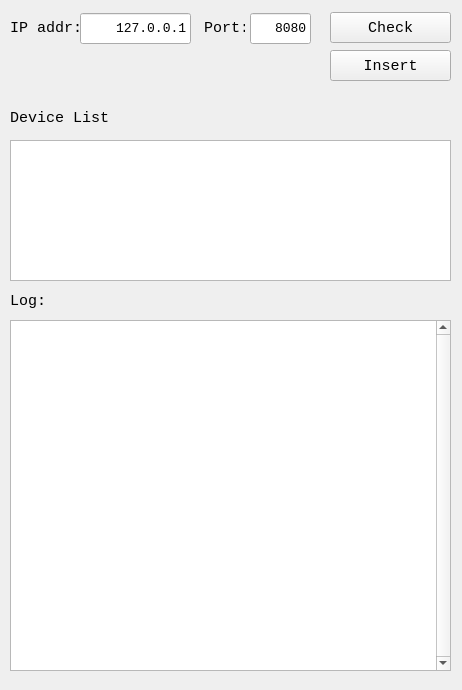
<?xml version="1.0" encoding="UTF-8"?>
<ui version="4.0">
 <class>MainWindow</class>
 <widget class="QMainWindow" name="MainWindow">
  <property name="geometry">
   <rect>
    <x>0</x>
    <y>0</y>
    <width>462</width>
    <height>690</height>
   </rect>
  </property>
  <property name="font">
   <font>
    <family>굴림체</family>
    <pointsize>11</pointsize>
   </font>
  </property>
  <property name="windowTitle">
   <string>BurpSuite Certification Assistant</string>
  </property>
  <property name="windowIcon">
   <iconset resource="res.qrc">
    <normaloff>:/icon/icon.ico</normaloff>:/icon/icon.ico</iconset>
  </property>
  <widget class="QWidget" name="centralwidget">
   <widget class="QTextEdit" name="logEdit">
    <property name="enabled">
     <bool>true</bool>
    </property>
    <property name="geometry">
     <rect>
      <x>10</x>
      <y>320</y>
      <width>441</width>
      <height>351</height>
     </rect>
    </property>
    <property name="font">
     <font>
      <family>Consolas</family>
      <pointsize>10</pointsize>
     </font>
    </property>
    <property name="verticalScrollBarPolicy">
     <enum>Qt::ScrollBarAlwaysOn</enum>
    </property>
    <property name="readOnly">
     <bool>true</bool>
    </property>
   </widget>
   <widget class="QLineEdit" name="ipEdit">
    <property name="geometry">
     <rect>
      <x>80</x>
      <y>13</y>
      <width>111</width>
      <height>31</height>
     </rect>
    </property>
    <property name="font">
     <font>
      <family>Consolas</family>
      <pointsize>10</pointsize>
     </font>
    </property>
    <property name="text">
     <string>127.0.0.1</string>
    </property>
    <property name="alignment">
     <set>Qt::AlignRight|Qt::AlignTrailing|Qt::AlignVCenter</set>
    </property>
   </widget>
   <widget class="QLabel" name="label">
    <property name="geometry">
     <rect>
      <x>10</x>
      <y>20</y>
      <width>71</width>
      <height>16</height>
     </rect>
    </property>
    <property name="font">
     <font>
      <family>Consolas</family>
      <pointsize>11</pointsize>
     </font>
    </property>
    <property name="text">
     <string>IP addr:</string>
    </property>
   </widget>
   <widget class="QLineEdit" name="portEdit">
    <property name="geometry">
     <rect>
      <x>250</x>
      <y>13</y>
      <width>61</width>
      <height>31</height>
     </rect>
    </property>
    <property name="font">
     <font>
      <family>Consolas</family>
      <pointsize>10</pointsize>
     </font>
    </property>
    <property name="text">
     <string>8080</string>
    </property>
    <property name="alignment">
     <set>Qt::AlignRight|Qt::AlignTrailing|Qt::AlignVCenter</set>
    </property>
   </widget>
   <widget class="QLabel" name="label_2">
    <property name="geometry">
     <rect>
      <x>204</x>
      <y>20</y>
      <width>41</width>
      <height>16</height>
     </rect>
    </property>
    <property name="font">
     <font>
      <family>Consolas</family>
      <pointsize>11</pointsize>
     </font>
    </property>
    <property name="text">
     <string>Port:</string>
    </property>
   </widget>
   <widget class="QPushButton" name="checkButton">
    <property name="geometry">
     <rect>
      <x>330</x>
      <y>12</y>
      <width>121</width>
      <height>31</height>
     </rect>
    </property>
    <property name="font">
     <font>
      <family>Consolas</family>
      <pointsize>11</pointsize>
     </font>
    </property>
    <property name="text">
     <string>Check</string>
    </property>
   </widget>
   <widget class="QLabel" name="label_3">
    <property name="geometry">
     <rect>
      <x>10</x>
      <y>110</y>
      <width>101</width>
      <height>16</height>
     </rect>
    </property>
    <property name="font">
     <font>
      <family>Consolas</family>
      <pointsize>11</pointsize>
     </font>
    </property>
    <property name="text">
     <string>Device List:</string>
    </property>
   </widget>
   <widget class="QLabel" name="label_4">
    <property name="geometry">
     <rect>
      <x>10</x>
      <y>290</y>
      <width>71</width>
      <height>21</height>
     </rect>
    </property>
    <property name="font">
     <font>
      <family>Consolas</family>
      <pointsize>11</pointsize>
     </font>
    </property>
    <property name="text">
     <string>Log:</string>
    </property>
   </widget>
   <widget class="QPushButton" name="insertButton">
    <property name="enabled">
     <bool>true</bool>
    </property>
    <property name="geometry">
     <rect>
      <x>330</x>
      <y>50</y>
      <width>121</width>
      <height>31</height>
     </rect>
    </property>
    <property name="font">
     <font>
      <family>Consolas</family>
      <pointsize>11</pointsize>
     </font>
    </property>
    <property name="text">
     <string>Insert</string>
    </property>
   </widget>
   <widget class="QListWidget" name="deviceList">
    <property name="geometry">
     <rect>
      <x>10</x>
      <y>140</y>
      <width>441</width>
      <height>141</height>
     </rect>
    </property>
    <property name="font">
     <font>
      <family>Consolas</family>
      <pointsize>10</pointsize>
     </font>
    </property>
   </widget>
  </widget>
 </widget>
 <resources>
  <include location="res.qrc"/>
 </resources>
 <connections/>
</ui>
